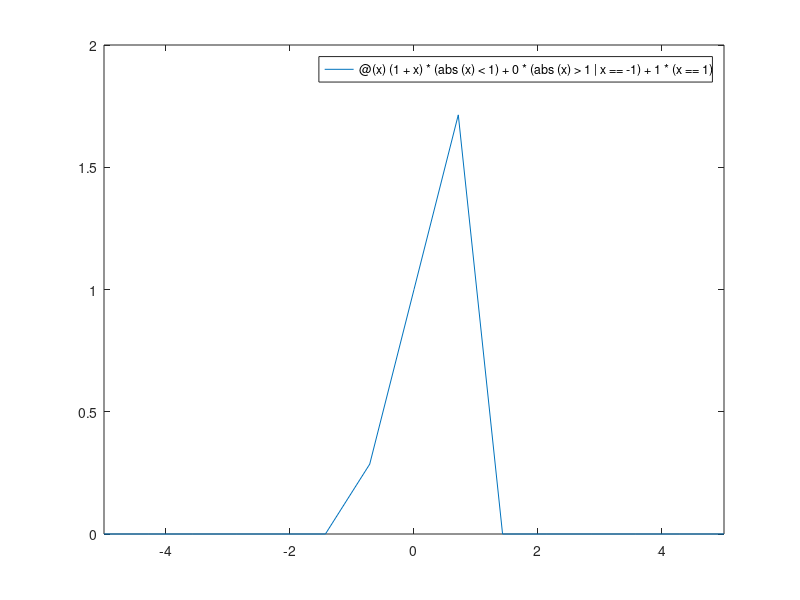

This figure's MATLAB source: (Note: this script raises an error after producing the figure.)
%{
  
%}
clc; clear; close all;
f=@(x)(1+x)*(abs(x)<1)+0*(abs(x)>1|x==-1)+1*(x==1);
figure,fplot(f);
f2=@(x)(2*x-1)*exp(1/x);
figure,ezplot(f2);
hold on 
h=ezplot('y=2*x+1');
delete(get(gca,'title'))
set(h, 'color', 'red');
figure,fplot(f2,[-6,6])
syms x; % be careful performance issue.
f3=(2*x-1)*exp(1/x)-2*x;
limit(f3,x,Inf);
figure,fimplicit(f3,[-10000,10000]);
figure,fplot(f3,[-10000,10000])
figure,ezplot(f3);